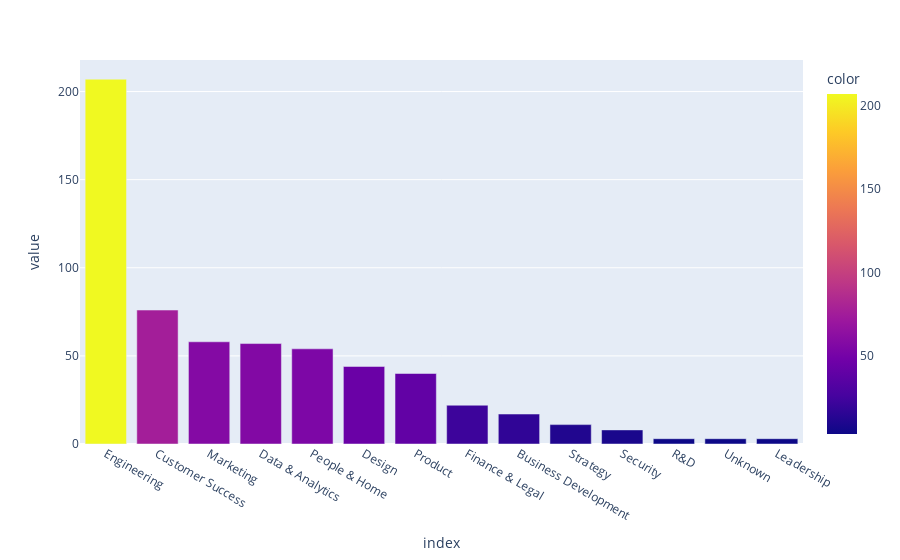

The notebook cell this image was saved under:
### Code cell
px.bar(df['Division'].value_counts(), color=df['Division'].value_counts(), color_discrete_map="identity")

### Figure 1 — Plotly figure (JSON) as saved in the notebook; plotly's stock layout.template omitted (floating-point values rounded to 4 significant figures)
{"data": [{"alignmentgroup": "True", "hovertemplate": "index=%{x}<br>value=%{y}<br>color=%{marker.color}<extra></extra>", "legendgroup": "", "marker": {"color": [207, 76, 58, 57, 54, 44, 40, 22, 17, 11, 8, 3, 3, 3], "coloraxis": "coloraxis"}, "name": "", "offsetgroup": "", "orientation": "v", "showlegend": false, "textposition": "auto", "type": "bar", "x": ["Engineering", "Customer Success", "Marketing", "Data & Analytics", "People & Home", "Design", "Product", "Finance & Legal", "Business Development", "Strategy", "Security", "R&D", "Unknown", "Leadership"], "xaxis": "x", "y": [207, 76, 58, 57, 54, 44, 40, 22, 17, 11, 8, 3, 3, 3], "yaxis": "y"}], "layout": {"barmode": "relative", "coloraxis": {"colorbar": {"title": {"text": "color"}}, "colorscale": [[0, "#0d0887"], [0.1111, "#46039f"], [0.2222, "#7201a8"], [0.3333, "#9c179e"], [0.4444, "#bd3786"], [0.5556, "#d8576b"], [0.6667, "#ed7953"], [0.7778, "#fb9f3a"], [0.8889, "#fdca26"], [1, "#f0f921"]]}, "legend": {"tracegroupgap": 0}, "margin": {"t": 60}, "xaxis": {"anchor": "y", "domain": [0, 1], "title": {"text": "index"}}, "yaxis": {"anchor": "x", "domain": [0, 1], "title": {"text": "value"}}}}
